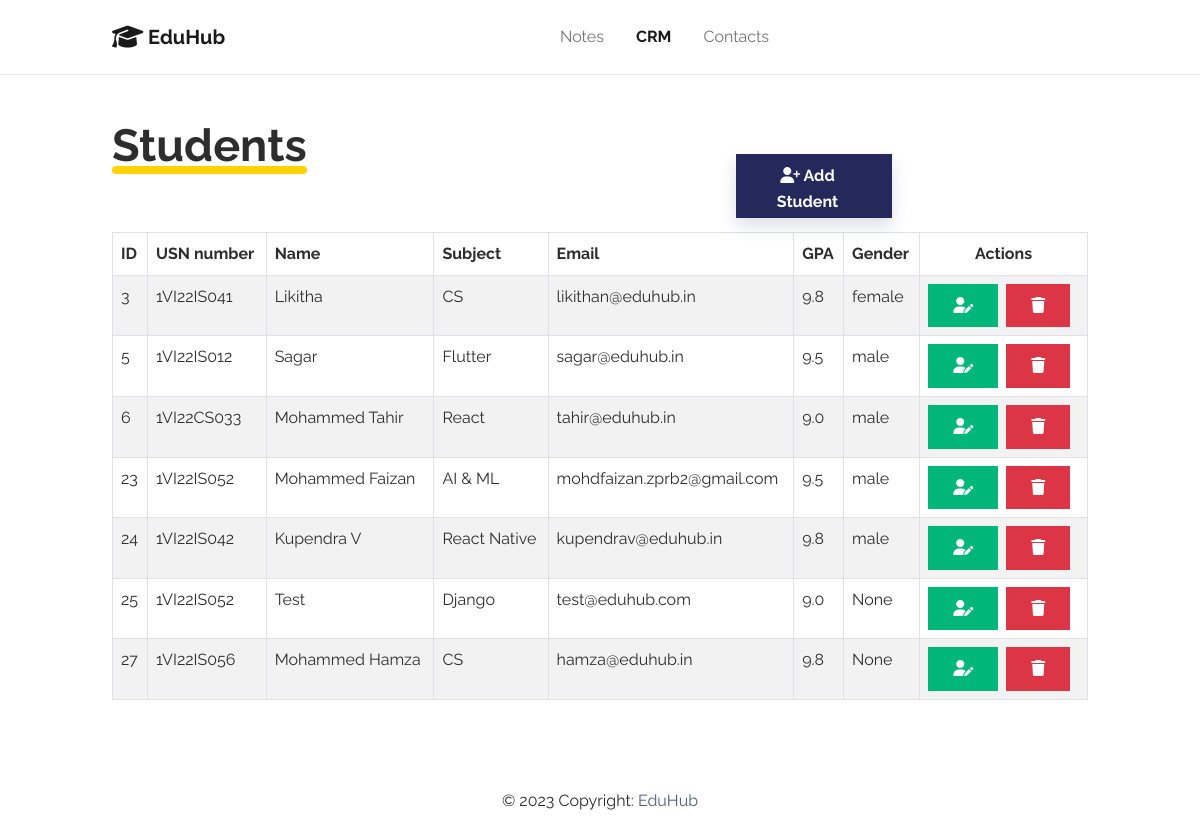
The page / on the database its author committed.
### students/models.py (models this page shows, shortened)
class Student(models.Model):
    usn_number = models.CharField(max_length=10, null=True)
    name = models.CharField(max_length=50, null=True)
    subject = models.CharField(max_length=80)
    email = models.EmailField(max_length=254, null=True)
    gpa = models.FloatField(max_length=10, null=True)
    gender = models.CharField(max_length=100, choices=GENDER, null=True)

### students/views.py (the view)
# urls.py: path("", views.index, name="index"),
def index(request):
    return render(request, "students/crm.html", {
        "students": Student.objects.all()
    })

### students/templates/students/crm.html (shortened to what this page needs)
{% extends 'students/base.html' %}
{% load static %}
  {% block nav_bar %}
  <ul class="navbar-nav mx-auto">
    <li class="nav-item">
      <a class="nav-link" href="{% url 'notes' %}">Notes</a>
    </li>
    <li class="nav-item">
      <a class="nav-link active" href="{% url 'index' %}">CRM</a>
    </li>
    <li class="nav-item">
      <a class="nav-link" href="{% url 'contact' %}">Contacts</a>
    </li>
  </ul>
  {% endblock nav_bar %}
{% block body %}
    <section class="py-5 mt-5">
        {% if students %}
      <div class="container py-4 py-xl-5" style="margin-top: -34px;">
        <span class="underline" style="font-size: 45px;padding-bottom: 0px;padding-top: 0px;margin-top: 2px;"><strong>Students</strong></span>
        <a href="{% url 'add' %}" class="btn btn-primary shadow" style="padding-bottom: 3px;margin-bottom: 14px;margin-top: -28px;margin-right: 196px;margin-left: 624px; padding-left: 11px;" >
          <i class="fa-solid fa-user-plus" style="color: #ffffff;"></i>
          Add Student
        </a>
        <table id="example" class="table table-striped table-bordered" cellspacing="0" width="100%">
          <thead>
            <tr>
                <th>ID</th>
                <th>USN number</th>
                <th>Name</th>
                <th>Subject</th>
                <th>Email</th>
                <th>GPA</th>
                <th>Gender</th>
                <th><center>Actions</center></th>
              </tr>
          </thead>
          <tbody>
            {% for student in students %}
            <tr>
                <td>{{ student.id }}</td>
                <td>{{ student.usn_number }}</td>
                <td>{{ student.name }}</td>
                <td>{{ student.subject }}</td>
                <td>{{ student.email }}</td>
                <td>{{ student.gpa }}</td>
                <td>{{ student.gender }}</td>
                <td>
                  <a type="button" class="btn btn-success me-1" href="{% url 'edit' student.id %}" >
                    <i class="fa-solid fa-user-pen"></i>
                  </a>
                   <a class='btn btn-danger me-1' href="{% url 'delete' student.id %}" >
                    <i class="fa-solid fa-trash"></i>
                   </a>
                </td>
            </tr>
            {% endfor %}
          </tbody>
        </table>
        {% else  %}
        &nbsp;
        <h5>
          No students
        </h5>
      {% endif %}
      </div>
    {% endblock body %}

### rows shown on the page
Student: id "3", usn_number "1VI22IS041", name "Likitha", subject "CS", email "likithan@eduhub.in", gpa "9.8", gender "female"
Student: id "5", usn_number "1VI22IS012", name "Sagar", subject "Flutter", email "sagar@eduhub.in", gpa "9.5", gender "male"
Student: id "6", usn_number "1VI22CS033", name "Mohammed Tahir", subject "React", email "tahir@eduhub.in", gpa "9.0", gender "male"
Student: id "23", usn_number "1VI22IS052", name "Mohammed Faizan", subject "AI & ML", email "mohdfaizan.zprb2@gmail.com", gpa "9.5", gender "male"
Student: id "24", usn_number "1VI22IS042", name "Kupendra V", subject "React Native", email "kupendrav@eduhub.in", gpa "9.8", gender "male"
Student: id "25", usn_number "1VI22IS052", name "Test", subject "Django", email "test@eduhub.com", gpa "9.0", gender "None"
Student: id "27", usn_number "1VI22IS056", name "Mohammed Hamza", subject "CS", email "hamza@eduhub.in", gpa "9.8", gender "None"
